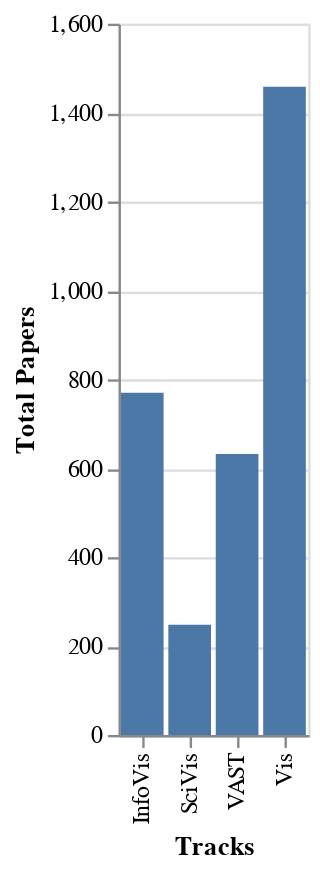

Here is the notebook cell this chart was saved with:
### Code cell
# total papers in each track 

tracks = list(df["Conference"].unique())
vis = (df.Conference == 'Vis').sum()
infovis = (df.Conference == 'InfoVis').sum()
vast = (df.Conference == 'VAST').sum()
scivis = (df.Conference == 'SciVis').sum()
numPapers = [vis, infovis, vast, scivis]

to_plot2 = pd.DataFrame()
to_plot2['Tracks'] = tracks
to_plot2['Total Papers'] = numPapers

alt.Chart(to_plot2).mark_bar().encode(
    x = "Tracks:N",
    y = "Total Papers:Q"
)

### Figure 1 — Vega-Lite specification as saved in the notebook (floating-point values rounded to 4 significant figures)
{"config": {"view": {"continuousWidth": 400, "continuousHeight": 300}}, "data": {"name": "data-3fe0cfe8f134555dd2b2a44e65410726"}, "mark": "bar", "encoding": {"x": {"type": "nominal", "field": "Tracks"}, "y": {"type": "quantitative", "field": "Total Papers"}}, "$schema": "https://vega.github.io/schema/vega-lite/v4.8.1.json", "datasets": {"data-3fe0cfe8f134555dd2b2a44e65410726": [{"Tracks": "Vis", "Total Papers": 1458}, {"Tracks": "InfoVis", "Total Papers": 770}, {"Tracks": "VAST", "Total Papers": 632}, {"Tracks": "SciVis", "Total Papers": 248}]}}
